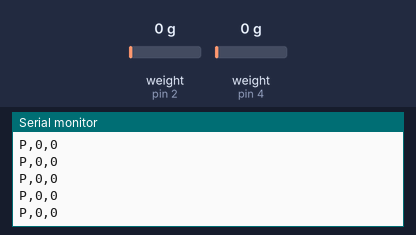
This sketch was run on a simulated Arduino Uno, built with avr-gcc and run on an emulated ATmega328P. On the bench: the last lines printed to the serial monitor. Inputs (shaded band) come from the test bench; at power-on: weight on the scale (sensors on pin 2, pin 4) 0 g.

Above: at 3.2 s.
3.3 s: weight on the scale (sensor on pin 2) set to 100 g
At 3.62 s:
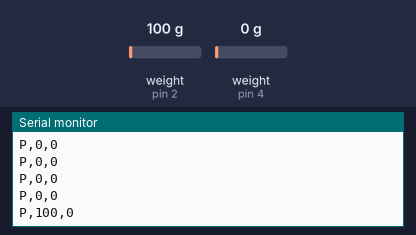
4.8 s: weight on the scale (sensor on pin 4) set to 100 g
At 4.88 s:
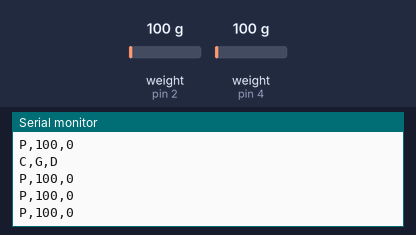
6.3 s: weight on the scale (sensor on pin 2) set to 1250 g
At 6.36 s:
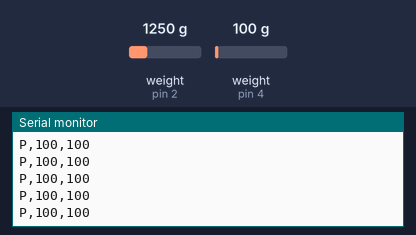
7.8 s: weight on the scale (sensor on pin 4) set to 1250 g
At 7.85 s:
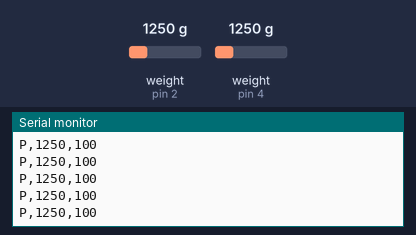
Timing chart, 0 to 10.3 s (numbered marks = the images above; inputs shaded):
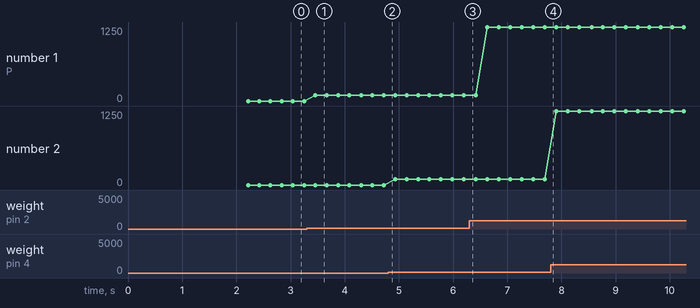

The sketch:

poutre_hm10.ino
```cpp
/*
 * Poutre d'escalade : Arduino UNO (ou Nano) + module Bluetooth HM-10 + 1 à 4 capteurs HX711.
 *
 * Envoie environ 20 fois par seconde une ligne :   P,<g capteur 1>,<g capteur 2>,...\n
 * Reçoit la commande :                             T\n   -> remise à zéro (tare)
 * (voir docs/protocole.md)
 *
 * Bibliothèque à installer (Outils > Gérer les bibliothèques) : "HX711" par Bogdan Necula.
 *
 * Branchements :
 *   HM-10 : VCC -> 5V, GND -> GND, TXD -> broche 10, RXD -> broche 11
 *           (mettre un pont diviseur 1 kΩ / 2 kΩ sur RXD : le HM-10 attend du 3,3 V)
 *   HX711 n°1 : DT -> 2, SCK -> 3     HX711 n°2 : DT -> 4, SCK -> 5
 *   HX711 n°3 : DT -> 6, SCK -> 7     HX711 n°4 : DT -> 8, SCK -> 9
 *   Chaque HX711 : VCC -> 5V, GND -> GND.
 *
 * Le HM-10 utilise le service FFE0 / caractéristique FFE1 : c'est ce que l'appli attend.
 */
#include <SoftwareSerial.h>
#include "HX711.h"

const int NB_CAPTEURS = 2;               // <-- mettre 1, 2, 3 ou 4

// Côté de chaque capteur sur la planche : 'G' = gauche, 'D' = droite, 'M' = milieu.
// L'appli le reçoit toute seule : l'utilisateur n'a rien à régler.
// (Pour savoir quel capteur est où : Paramètres > Capteurs dans l'appli, appuyez sur un coin
//  de la planche et regardez quel capteur réagit.)
const char COTES[4] = {'G', 'D', 'G', 'D'};
const int BROCHES_DT[4]  = {2, 4, 6, 8};
const int BROCHES_SCK[4] = {3, 5, 7, 9};

// Facteur d'étalonnage de chaque capteur. Deux façons de le régler :
//  - dans l'appli (Paramètres > Étalonnage), sans toucher à ce programme ;
//  - ou ici, une fois pour toutes (voir "Étalonner" dans le README).
float FACTEURS[4] = {420.0, 420.0, 420.0, 420.0}; // voir le README pour l'étalonnage
unsigned long derniereConfig = 0;

// Ligne de configuration "C,G,D,...", envoyée toutes les 2 secondes.
String ligneConfig() {
  String c = "C";
  for (int i = 0; i < NB_CAPTEURS; i++) {
    c += ",";
    c += COTES[i];
  }
  return c + "\n";
}

SoftwareSerial bluetooth(10, 11); // RX, TX
HX711 capteurs[4];

void setup() {
  Serial.begin(9600);     // moniteur série, pour vérifier sur l'ordinateur
  bluetooth.begin(9600);  // vitesse par défaut du HM-10
  for (int i = 0; i < NB_CAPTEURS; i++) {
    capteurs[i].begin(BROCHES_DT[i], BROCHES_SCK[i]);
    capteurs[i].set_scale(FACTEURS[i]);
    capteurs[i].tare();   // la planche doit être vide au démarrage
  }
}

void loop() {
  // 1. Commande reçue de l'appli ?
  while (bluetooth.available()) {
    char c = bluetooth.read();
    if (c == 'T') {
      for (int i = 0; i < NB_CAPTEURS; i++) capteurs[i].tare();
    }
  }

  // 2. Lecture des capteurs et envoi d'une ligne "P,...".
  String ligne = "P";
  for (int i = 0; i < NB_CAPTEURS; i++) {
    long grammes = 0;
    if (capteurs[i].wait_ready_timeout(100)) grammes = (long)capteurs[i].get_units(1);
    ligne += ",";
    ligne += grammes;
  }
  ligne += "\n";
  // Toutes les 2 s, on ajoute la configuration (côtés des capteurs) pour l'appli.
  if (millis() - derniereConfig > 2000) {
    ligne = ligneConfig() + ligne;
    derniereConfig = millis();
  }
  bluetooth.print(ligne);
  Serial.print(ligne);
  // Un HX711 en mode 10 mesures/s limite le rythme ; passer la broche RATE à 80 Hz pour ~20 lignes/s.
}
```

Measured:
- after the input at 3.3 s, the serial monitor: prints a new line after 0.16 s (image 1)
- plotted number 1: 0 → 100 after the input at 3.3 s, 100 → 1250 after the input at 6.3 s
